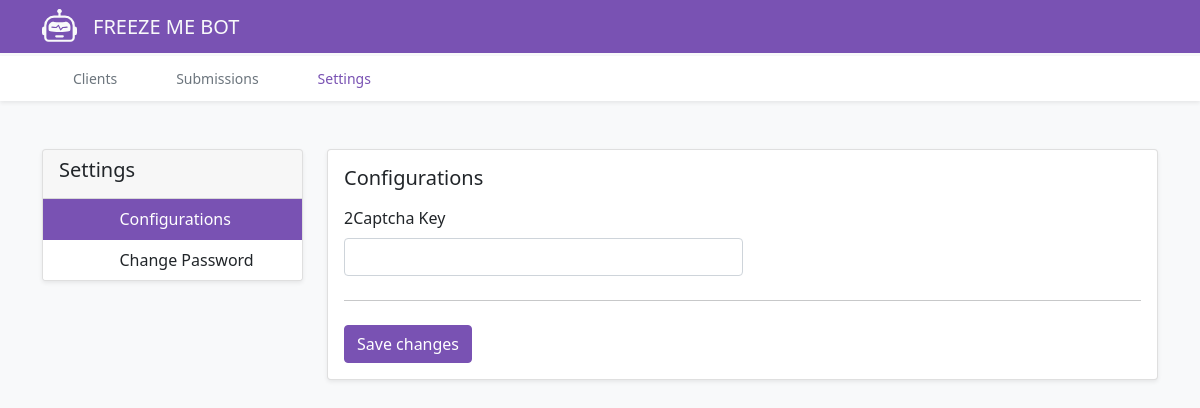
Before: /settings/ with the older database file.
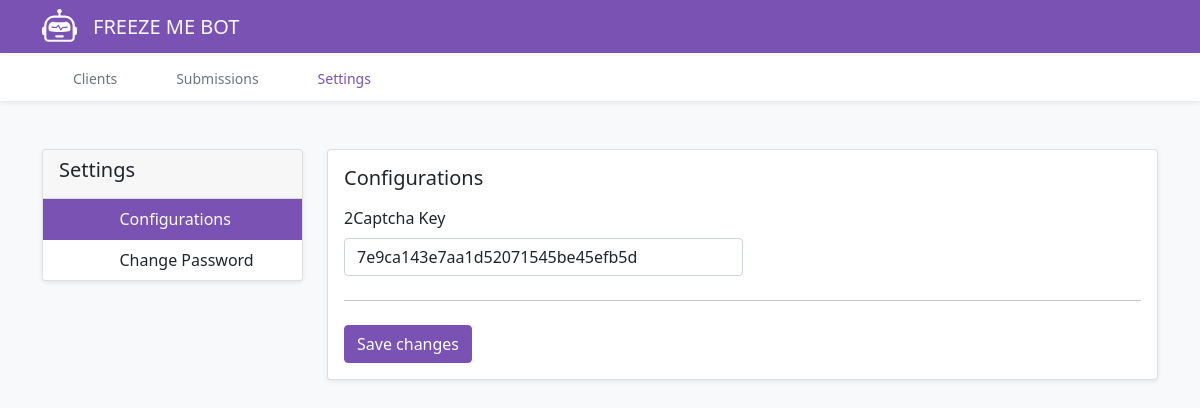
After: the same page with the newer database file.
### core/models.py (models this page shows, shortened)
class Settings(models.Model):
    captcha_key = models.CharField(max_length=255, null=True, blank=True)
    class Meta:
        verbose_name = "Settings"
        verbose_name_plural = "Settings"

### core/views.py (the view)
# urls.py: path('settings/', views.setting_list, name='setting_list'),
def setting_list(request):
    if request.method == 'POST':
        captcha_key = request.POST.get('captcha_key')
        settings = Settings.objects.first()
        settings.captcha_key = captcha_key
        settings.save()
        messages.success(request, 'Changes has been saved successfully!')
        return redirect('setting_list')
    else:
        settings = Settings.objects.first()
        context = {
            'settings': settings
        }
        return render(request, 'settings.html', context=context)

### templates/settings.html (shortened to what this page needs)
{% extends "base.html" %}
{% block content %}
    <div class="row">
        <div class="col-3">
            <div class="card my-5 shadow-sm">
                <div class="card-header">
                    <h5 class="card-title">Settings</h5>
                </div>
                <div class="list-group list-group-flush" role="tablist">
                    <button type="button" class="list-group-item list-group-item-action active" data-bs-toggle="pill" data-bs-target="#config"  role="tab" aria-selected="false"><i class="fa-solid fa-sliders mx-4"></i>Configurations</button>
                    <button type="button" class="list-group-item list-group-item-action" data-bs-toggle="pill" data-bs-target="#changePassword" role="tab" aria-selected="false"><i class="fa-solid fa-key mx-4"></i>Change Password</button>
                </div>
            </div>
        </div>
        <div class="col-9">
            <div class="tab-content">
                <div class="tab-pane fade active show" id="config" role="tabpanel">
                    <div class="card my-5 shadow-sm">
                        <div class="card-body">
                            <h5 class="card-title">Configurations</h5>
                            <div class="pt-2">
                                <form  method="POST">
                                    <div class="col-6 mb-3">
                                      <label class="form-label">2Captcha Key</label>
                                          <input type="text" class="form-control" name="captcha_key" value="{{ settings.captcha_key }}" required>
                                    </div>
                                    <hr class="my-4">
                                    <button type="submit" class="btn btn-primary">Save changes</button>
                                </form>
                            </div>
                        </div>
                    </div>
                </div>
            </div>
        </div>
    </div>
{% endblock content %}

Changed rows visible on the page:
added Settings: captcha_key "7e9ca143e7aa1d52071545be45efb5d"
